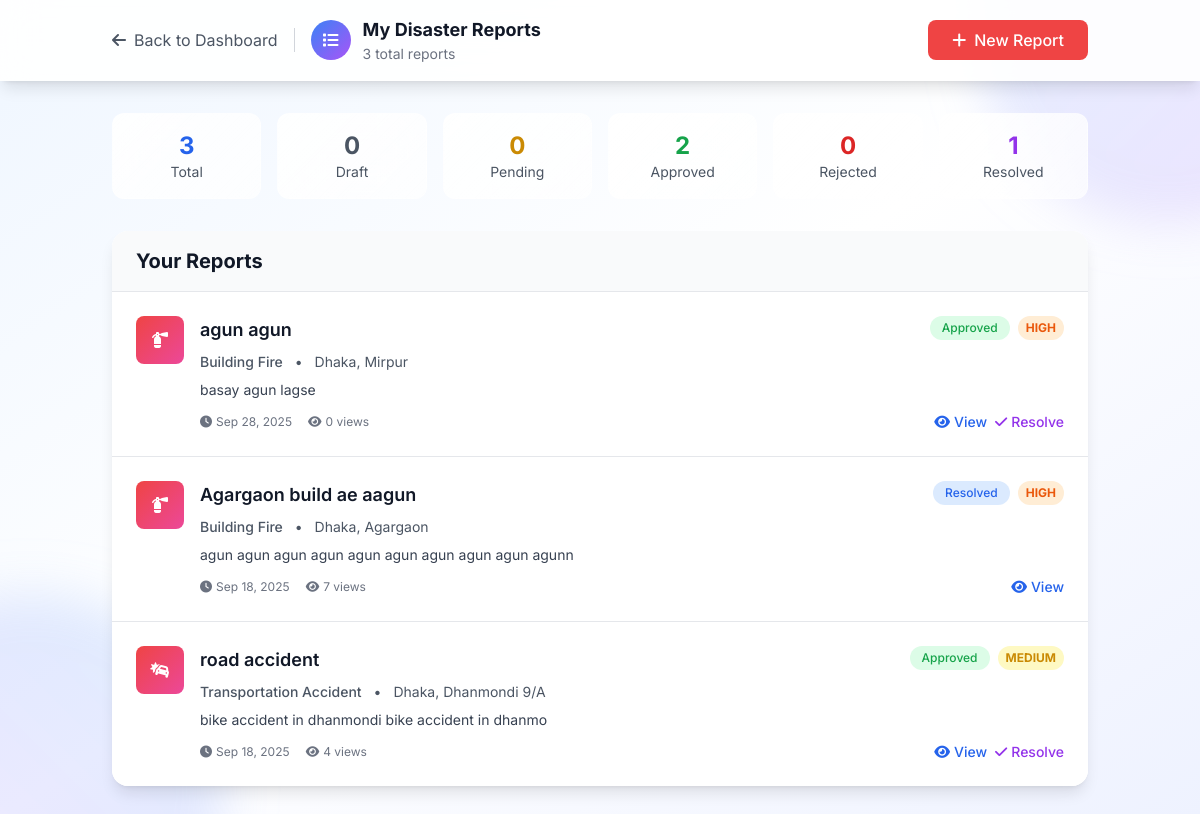
Page /disasters/my-disasters/ (signed in) on the earlier database version.
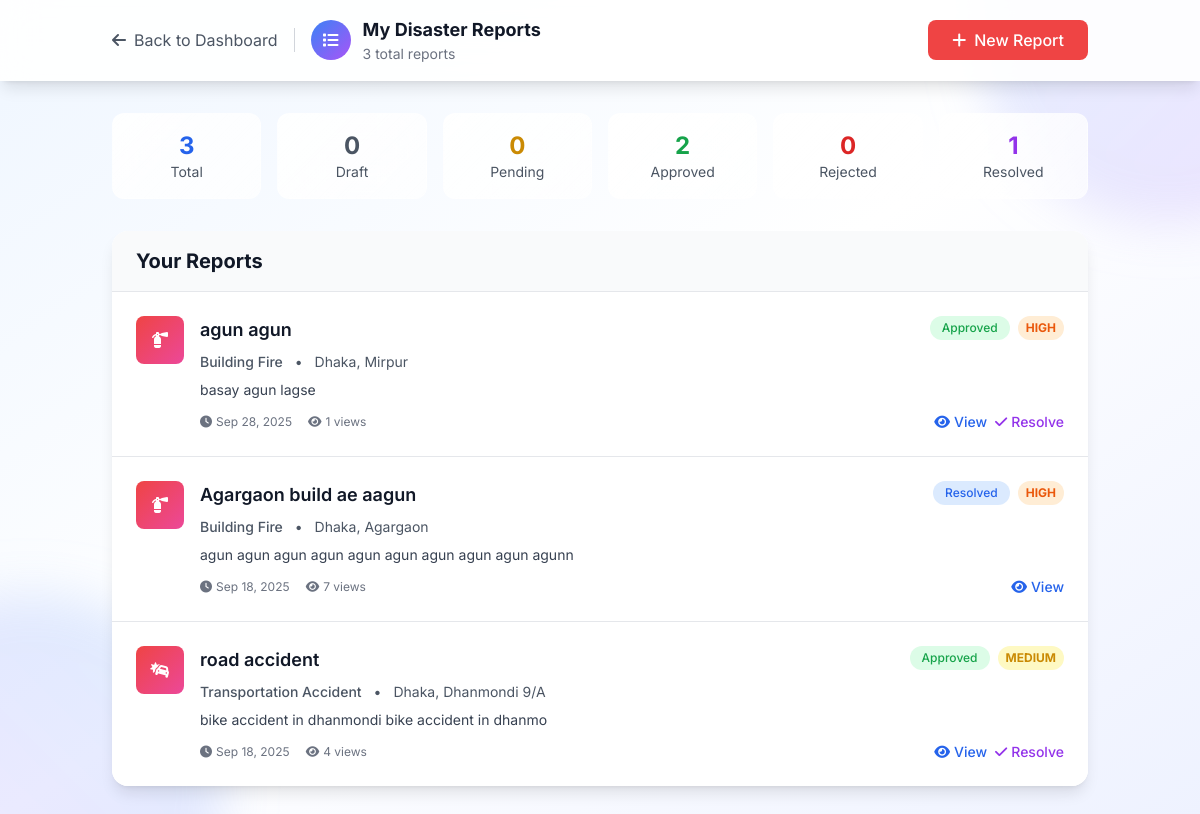
Same page on the later database version.
### disasters/models.py (models this page shows, shortened)
class Disaster(models.Model):
    DISASTER_TYPE_CHOICES = [
        ('earthquake', 'Earthquake'),
        ('flood', 'Flood'),
        ('cyclone_storm', 'Cyclone/Storm'),
        ('wildfire', 'Fire (Wildfire)'),
        ('landslide', 'Landslide'),
        ('drought', 'Drought'),
        ('tsunami', 'Tsunami'),
        ('natural_other', 'Natural - Others'),
        ('building_fire', 'Building Fire'),
        ('industrial_accident', 'Industrial Accident'),
        ('chemical_spill', 'Chemical Spill'),
        ('transportation_accident', 'Transportation Accident'),
        ('bomb_threat', 'Bomb Threat/Explosion'),
        ('gas_leak', 'Gas Leak'),
        ('structural_collapse', 'Structural Collapse'),
        ('manmade_other', 'Man-Made - Others'),
    ]
    CATEGORY_CHOICES = [
        ('natural', 'Natural Disaster'),
        ('manmade', 'Man-Made Disaster'),
    ]
    SEVERITY_CHOICES = [
        ('critical', 'Critical'),
        ('high', 'High'),
        ('medium', 'Medium'),
        ('low', 'Low'),
    ]
    STATUS_CHOICES = [
        ('draft', 'Draft'),
        ('pending', 'Pending Review'),
        ('approved', 'Approved'),
        ('rejected', 'Rejected'),
        ('resolved', 'Resolved'),
        ('cancelled', 'Cancelled'),
    ]
    title = models.CharField(max_length=200)
    disaster_type = models.CharField(max_length=30, choices=DISASTER_TYPE_CHOICES)
    category = models.CharField(max_length=10, choices=CATEGORY_CHOICES)
    severity = models.CharField(max_length=10, choices=SEVERITY_CHOICES)
    description = models.TextField(
        max_length=50,  # Add max_length constraint
        help_text="Maximum 50 characters required"  # Update help text
    )
    city = models.CharField(max_length=100)
    area_sector = models.CharField(max_length=100)
    specific_address = models.TextField(blank=True, help_text="Optional specific address")
    landmarks = models.CharField(max_length=200, blank=True, help_text="Nearby landmarks")
    incident_datetime = models.DateTimeField(help_text="When the disaster actually occurred")
    created_at = models.DateTimeField(auto_now_add=True)
    updated_at = models.DateTimeField(auto_now=True)
    reporter = models.ForeignKey(User, on_delete=models.CASCADE, related_name='reported_disasters')
    emergency_contact = models.CharField(max_length=15, blank=True, help_text="Emergency contact on scene")
    status = models.CharField(max_length=15, choices=STATUS_CHOICES, default='draft')
    approved_by = models.ForeignKey(User, on_delete=models.SET_NULL, null=True, blank=True,
                                    related_name='approved_disasters')
    approved_at = models.DateTimeField(null=True, blank=True)
    rejection_reason = models.TextField(blank=True)
    resolved_at = models.DateTimeField(null=True, blank=True)
    resolution_notes = models.TextField(blank=True)
    view_count = models.PositiveIntegerField(default=0)
    is_active = models.BooleanField(default=True)
    class Meta:
        ordering = ['-created_at']
        indexes = [
            models.Index(fields=['status', 'city', 'area_sector']),
            models.Index(fields=['disaster_type', 'severity']),
            models.Index(fields=['created_at']),
        ]
    def get_severity_color(self):
        colors = {
            'critical': 'text-red-600 bg-red-100',
            'high': 'text-orange-600 bg-orange-100',
            'medium': 'text-yellow-600 bg-yellow-100',
            'low': 'text-green-600 bg-green-100'
        }
        return colors.get(self.severity, 'text-gray-600 bg-gray-100')
    def get_disaster_icon(self):
        icons = {
            'earthquake': 'fas fa-mountain',
            'flood': 'fas fa-water',
            'cyclone_storm': 'fas fa-wind',
            'wildfire': 'fas fa-fire',
            'landslide': 'fas fa-mountain',
            'drought': 'fas fa-sun',
            'tsunami': 'fas fa-water',
            'building_fire': 'fas fa-fire-extinguisher',
            'industrial_accident': 'fas fa-industry',
            'chemical_spill': 'fas fa-vial',
            'transportation_accident': 'fas fa-car-crash',
            'bomb_threat': 'fas fa-bomb',
            'gas_leak': 'fas fa-gas-pump',
            'structural_collapse': 'fas fa-building',
        }
        return icons.get(self.disaster_type, 'fas fa-exclamation-triangle')

### disasters/views.py (the view)
# urls.py: path('my-disasters/', views.my_disasters, name='my_disasters'),
@login_required
def my_disasters(request):
    disasters = Disaster.objects.filter(reporter=request.user).order_by('-created_at')
    stats = {
        'total': disasters.count(),
        'draft': disasters.filter(status='draft').count(),
        'pending': disasters.filter(status='pending').count(),
        'approved': disasters.filter(status='approved').count(),
        'rejected': disasters.filter(status='rejected').count(),
        'resolved': disasters.filter(status='resolved').count(),
    }
    paginator = Paginator(disasters, 10)
    page_number = request.GET.get('page')
    page_obj = paginator.get_page(page_number)
    context = {
        'page_obj': page_obj,
        'stats': stats,
    }
    return render(request, 'disasters/my_disasters.html', context)

### disasters/templatetags/disasters_tags.py (called while the page is built)
@register.filter
def status_color(status):
    colors = {
        'draft': 'text-gray-600 bg-gray-100',
        'pending': 'text-yellow-600 bg-yellow-100',
        'approved': 'text-green-600 bg-green-100',
        'rejected': 'text-red-600 bg-red-100',
        'resolved': 'text-blue-600 bg-blue-100',
        'cancelled': 'text-gray-600 bg-gray-100'
    }
    return colors.get(status, 'text-gray-600 bg-gray-100')

### templates/disasters/my_disasters.html (shortened to what the changed rows need)
{% load static %}
{% load disasters_tags %}
<!DOCTYPE html>
<html lang="en">
<head>
    <script src="https://cdn.tailwindcss.com"></script>
    <link rel="stylesheet" href="https://cdnjs.cloudflare.com/ajax/libs/font-awesome/6.4.0/css/all.min.css">
</head>
<body class="min-h-screen bg-gradient-to-br from-blue-50 via-white to-indigo-50">
    <header class="bg-white/90 backdrop-blur-lg shadow-lg sticky top-0 z-50 border-b border-white/20">
        <div class="container mx-auto px-6 py-4 flex items-center justify-between">
            <div class="flex items-center space-x-4">
                <div class="flex items-center space-x-3">
                    <div>
                        <h1 class="text-lg font-bold text-gray-900">My Disaster Reports</h1>
                    </div>
                </div>
            </div>
        </div>
    </header>
    <div class="container mx-auto px-6 py-8 relative z-10">
        {% if page_obj.object_list %}
            <div class="bg-white rounded-2xl shadow-lg overflow-hidden">
                <div class="px-6 py-4 border-b border-gray-200 bg-gray-50">
                    <h2 class="text-xl font-bold text-gray-900">Your Reports</h2>
                </div>
                <div class="divide-y divide-gray-200">
                    {% for disaster in page_obj.object_list %}
                        <div class="disaster-row p-6 hover:bg-gray-50 transition-colors">
                            <div class="flex items-start justify-between">
                                <div class="flex items-start space-x-4 flex-1">
                                    <div class="w-12 h-12 bg-gradient-to-br from-red-500 to-pink-500 rounded-lg flex items-center justify-center text-white flex-shrink-0">
                                        <i class="{{ disaster.get_disaster_icon }}"></i>
                                    </div>
                                    <div class="flex-1 min-w-0">
                                        <div class="flex items-start justify-between mb-2">
                                            <h3 class="text-lg font-semibold text-gray-900 truncate">{{ disaster.title }}</h3>
                                            <div class="flex items-center space-x-2 ml-4">
                                                <span class="inline-flex px-3 py-1 text-xs font-medium rounded-full {{ disaster.status|status_color }}">
                                                    {{ disaster.get_status_display }}
                                                </span>
                                                <span class="inline-flex px-2 py-1 text-xs font-bold rounded-full {{ disaster.get_severity_color }}">
                                                    {{ disaster.get_severity_display|upper }}
                                                </span>
                                            </div>
                                        </div>
                                        <div class="text-sm text-gray-600 mb-2">
                                            <span class="font-medium">{{ disaster.get_disaster_type_display }}</span>
                                            <span class="mx-2">•</span>
                                            <span>{{ disaster.city }}, {{ disaster.area_sector }}</span>
                                        </div>
                                        <p class="text-gray-700 text-sm mb-3 line-clamp-2">{{ disaster.description|truncatechars:150 }}</p>
                                        <div class="flex items-center justify-between">
                                            <div class="flex items-center space-x-4 text-xs text-gray-500">
                                                <span class="flex items-center">
                                                    <i class="fas fa-clock mr-1"></i>
                                                    {{ disaster.created_at|date:"M j, Y" }}
                                                </span>
                                                <span class="flex items-center">
                                                    <i class="fas fa-eye mr-1"></i>
                                                    {{ disaster.view_count }} views
                                                </span>
                                            </div>
                                            <div class="flex items-center space-x-2">
                                                <a href="{% url 'disasters:disaster_detail' disaster.id %}"
                                                   class="text-blue-600 hover:text-blue-700 text-sm font-medium">
                                                    <i class="fas fa-eye mr-1"></i>View
                                                </a>
                                                {% if disaster.status == 'approved' and disaster.reporter == user %}
                                                    <button onclick="markAsResolved({{ disaster.id }})"
                                                            class="text-purple-600 hover:text-purple-700 text-sm font-medium">
                                                        <i class="fas fa-check mr-1"></i>Resolve
                                                    </button>
                                                {% endif %}
                                            </div>
                                        </div>
                                    </div>
                                </div>
                            </div>
                        </div>
                    {% endfor %}
                </div>
            </div>
        {% endif %}
    </div>
</body>
</html>

Differences in the rows shown:
changed Disaster "agun agun": view_count "0" → "1"
